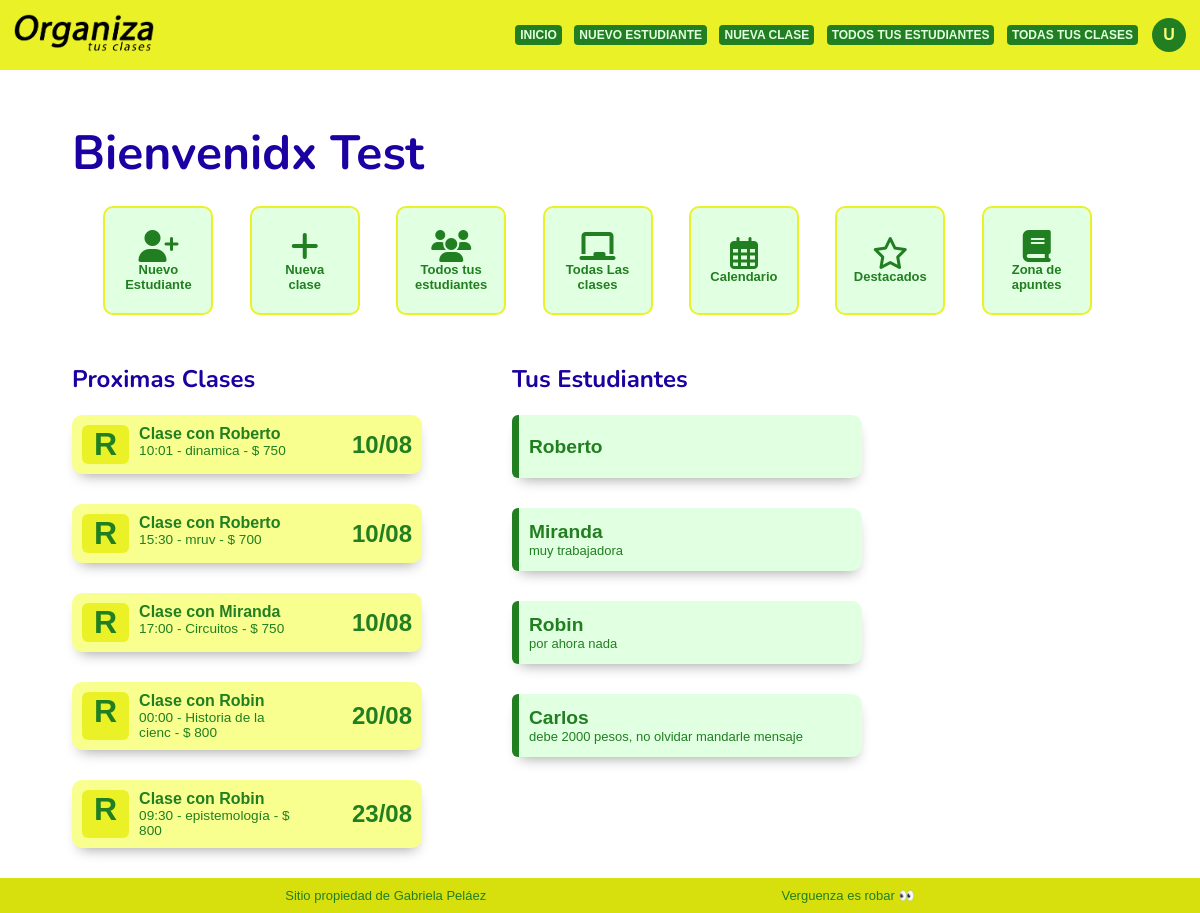
The page /pag_principal.php (signed in) on the database its author committed.
### tables this page shows
CREATE TABLE `clase` (
  `id_clase` int(11) NOT NULL,
  `temaClase` varchar(20) NOT NULL,
  `fecha` date NOT NULL,
  `hora` time NOT NULL,
  `precioClase` int(5) NOT NULL,
  `pago` varchar(2) NOT NULL,
  `comentClase` text NOT NULL,
  `usu_id` int(11) NOT NULL,
  `estud_id` int(11) NOT NULL
);

CREATE TABLE `estudiante` (
  `id_estud` int(11) NOT NULL,
  `nomEstud` varchar(11) NOT NULL,
  `apeEstud` varchar(11) NOT NULL,
  `correoEstud` varchar(20) NOT NULL,
  `telEstud` int(15) NOT NULL,
  `comentEstud` text NOT NULL,
  `usu_id` int(11) NOT NULL
);

### cardsClases.php (the view, shortened to what this page needs)
<?php
include 'conn.php';
$usu_id = 2;
$sql="select * from estudiante inner join clase where estudiante.id_estud = clase.estud_id and clase.usu_id = $usu_id order by fecha,hora asc limit 5 ";
$consulta=mysqli_query($conexion, $sql);
?>
<html>
<head>
    <link rel="stylesheet" href="estilos/estilosCardsClases.css">
    <link rel="stylesheet" href="https://cdnjs.cloudflare.com/ajax/libs/animate.css/4.1.1/animate.min.css"/>
</head>
<body>
    <h2>Proximas Clases </h2>
    <section class="proximas-clases">
        <div class="cards-clase">
            <?php
            while($mostrar=mysqli_fetch_array($consulta)){
            ?>
            <a href="pag_principal.php?idCardsClases=<?php echo $mostrar['id_clase']?>">
                <div class="card-n " id="<?php echo $mostrar['id_clase']?>">
                    <div class="cards-cont-izq">
                        <div class="card-inicial">
                            R
                        </div>
                        <div class="card-central">
                            <div class="card-nombreEstud">
                                Clase con <?php echo $mostrar['nomEstud'] ?>
                            </div>
                            <div class="card-info">
                            <?php echo  date("H:i", strtotime($mostrar['hora'])) . " "?>   -   <?php echo " " . $mostrar['temaClase'] ?> - $<?php echo " " . $mostrar['precioClase'] ?>
                            </div>
                        </div>
                    </div>
                    <div class="card-fecha">
                        <?php
                            $fNueva = date("d/m", strtotime($mostrar['fecha']));
                            echo $fNueva;
                        ?>
                    </div>
                </div>
            </a>
            <?php
            };
            ?>
        </div>
    </section>
</body>
</html>

### cardsEstud.php (shortened to what this page needs)
<?php
include 'conn.php';
$usu_id = 2;
$sql="select * from estudiante where estudiante.usu_id = $usu_id limit 5";
$consulta=mysqli_query($conexion, $sql);
?>
<html>
<head>
    <link rel="stylesheet" href="estilos/estilosCardsEstud.css">
    <link rel="stylesheet" href="https://cdnjs.cloudflare.com/ajax/libs/animate.css/4.1.1/animate.min.css"/>
</head>
<body>
    <h2>Tus Estudiantes</h2>
    <section class="tus-estudiantes">
        <div class="cards-e">
            <?php
            while($mostrar=mysqli_fetch_array($consulta)){
            ?>
            <a href="pag_principal.php?id=<?php echo $mostrar['id_estud']?>">
                <div class="card-n-e " id="<?php echo $mostrar['id_estud']?>">
                    <div class="card-borde-l">
                    </div>
                    <div class="card-central-e">
                        <div class="card-nombreEstud-e">
                            <?php echo $mostrar['nomEstud'] ?>
                        </div>
                        <div class="card-coment-e">
                            <?php echo $mostrar['comentEstud'] . " "?>
                        </div>
                    </div>
                </div>
            </a>
            <?php
            };
            ?>
        </div>
    </section>
</body>
</html>

### estilos/estilosPagPrin.css (style rules this page uses)
* { margin: 0; padding: 0; box-sizing: border-box; font-family: 'Noto Sans JP', sans-serif; }
html { scroll-behavior: smooth; }
h2 { font-family: 'Nunito', sans-serif; margin-top: 40px; margin-bottom: 20px; color: #1c00a2; }

### estilos/estilosNav.css (style rules this page uses)
* { margin: 0; padding: 0; box-sizing: border-box; font-family: 'Noto Sans JP', sans-serif; }

### estilos/estilosCardsClases.css (style rules this page uses)
.proximas-clases { display: flex; align-items: baseline; }
.cards-clase { margin-right: 30px; width: 350px; height: max-content; }
h2 { margin-top: 40px; margin-bottom: 20px; }
.cards-clase a { text-decoration: none; color: #217f21; }
.card-n { margin: 0px 0px 30px; padding: 10px; display: flex; flex-flow: row; align-items: center; justify-content: space-between; background-color: #f9ff8f; border-radius: 10px; box-shadow: 1px 8px 14px -7px rgba(0,0,0,0.38); -webkit-box-shadow: 1px 8px 14px -7px rgba(0,0,0,0.38); -moz-box-shadow: 1px 8px 14px -7px rgba(0,0,0,0.38); }
.cards-cont-izq { display: flex; flex-flow: inherit; }
.card-inicial { background-color: #eaf227; border-radius: 6px; padding: 1px 12px;; font-size: xx-large; text-align: center; font-weight: bold; }
.card-central { margin-left: 10px; display: flex; flex-flow: column; }
.card-nombreEstud { font-weight: bold; }
.card-info { font-size: 85%; }
.card-fecha { margin-left: 57px; font-weight: bolder; font-size: x-large; margin-right: 0px; }

### estilos/estilosCardsEstud.css (style rules this page uses)
.tus-estudiantes { display: flex; }
.cards-e { margin-right: 60px; width: 350px; height: max-content; }
.cards-e a { text-decoration: none; color: #217f21; }
.card-n-e { margin: 0px 0px 30px; padding: 0px; display: flex; flex-flow: row; align-items: center; background-color: rgb(225, 255, 225); border-radius: 10px; box-shadow: 1px 8px 14px -7px rgba(0,0,0,0.38); -webkit-box-shadow: 1px 8px 14px -7px rgba(0,0,0,0.38); -moz-box-shadow: 1px 8px 14px -7px rgba(0,0,0,0.38); }
.card-borde-l { width: 7px; height: 63px; background-color: #217f21; border-radius: 6px 0 0 6px; }
.card-central-e { margin-left: 10px; display: flex; flex-flow: column; }
.card-nombreEstud-e { font-size: larger; font-weight: bold; padding-top: 8px; }
.card-coment-e { font-size: small; padding-bottom: 8px; }

### rows shown on the page
clase: estud.nomEstud "Roberto", hora "10:01", temaClase "dinamica", precioClase "750", fecha "10/08"
clase: estud.nomEstud "Roberto", hora "15:30", temaClase "mruv", precioClase "700", fecha "10/08"
clase: estud.nomEstud "Miranda", hora "17:00", temaClase "Circuitos", precioClase "750", fecha "10/08"
clase: estud.nomEstud "Robin", hora "00:00", temaClase "Historia de la cienc", precioClase "800", fecha "20/08"
clase: estud.nomEstud "Robin", hora "09:30", temaClase "epistemología", precioClase "800", fecha "23/08"
estudiante: nomEstud "Roberto"
estudiante: nomEstud "Miranda", comentEstud "muy trabajadora"
estudiante: nomEstud "Robin", comentEstud "por ahora nada"
estudiante: nomEstud "Carlos", comentEstud "debe 2000 pesos, no olvidar mandarle mensaje"

### other values the page prints
$_SESSION['nombre'] "Test"
